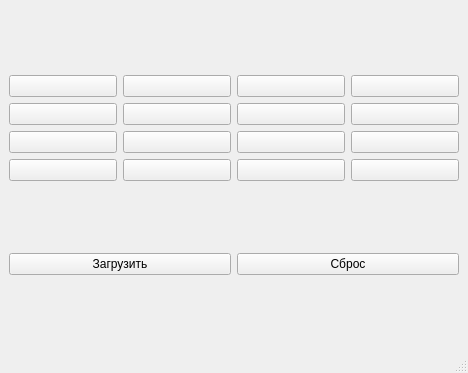
<?xml version="1.0" encoding="UTF-8"?>
<ui version="4.0">
 <class>MainWindow</class>
 <widget class="QMainWindow" name="MainWindow">
  <property name="geometry">
   <rect>
    <x>0</x>
    <y>0</y>
    <width>468</width>
    <height>373</height>
   </rect>
  </property>
  <property name="windowTitle">
   <string>MainWindow</string>
  </property>
  <widget class="QWidget" name="centralwidget">
   <layout class="QGridLayout" name="gridLayout_2">
    <item row="0" column="0" colspan="2">
     <layout class="QGridLayout" name="gridLayout">
      <item row="1" column="1">
       <widget class="QPushButton" name="pushButton_6">
        <property name="text">
         <string/>
        </property>
       </widget>
      </item>
      <item row="0" column="3">
       <widget class="QPushButton" name="pushButton_4">
        <property name="text">
         <string/>
        </property>
       </widget>
      </item>
      <item row="3" column="3">
       <widget class="QPushButton" name="pushButton_16">
        <property name="text">
         <string/>
        </property>
       </widget>
      </item>
      <item row="0" column="1">
       <widget class="QPushButton" name="pushButton_2">
        <property name="text">
         <string/>
        </property>
       </widget>
      </item>
      <item row="3" column="2">
       <widget class="QPushButton" name="pushButton_15">
        <property name="text">
         <string/>
        </property>
       </widget>
      </item>
      <item row="0" column="0">
       <widget class="QPushButton" name="pushButton_1">
        <property name="text">
         <string/>
        </property>
       </widget>
      </item>
      <item row="2" column="0">
       <widget class="QPushButton" name="pushButton_9">
        <property name="text">
         <string/>
        </property>
       </widget>
      </item>
      <item row="3" column="1">
       <widget class="QPushButton" name="pushButton_14">
        <property name="text">
         <string/>
        </property>
       </widget>
      </item>
      <item row="2" column="1">
       <widget class="QPushButton" name="pushButton_10">
        <property name="text">
         <string/>
        </property>
       </widget>
      </item>
      <item row="1" column="3">
       <widget class="QPushButton" name="pushButton_8">
        <property name="text">
         <string/>
        </property>
       </widget>
      </item>
      <item row="3" column="0">
       <widget class="QPushButton" name="pushButton_13">
        <property name="text">
         <string/>
        </property>
       </widget>
      </item>
      <item row="0" column="2">
       <widget class="QPushButton" name="pushButton_3">
        <property name="text">
         <string/>
        </property>
       </widget>
      </item>
      <item row="2" column="3">
       <widget class="QPushButton" name="pushButton_12">
        <property name="text">
         <string/>
        </property>
       </widget>
      </item>
      <item row="2" column="2">
       <widget class="QPushButton" name="pushButton_11">
        <property name="text">
         <string/>
        </property>
       </widget>
      </item>
      <item row="1" column="2">
       <widget class="QPushButton" name="pushButton_7">
        <property name="text">
         <string/>
        </property>
       </widget>
      </item>
      <item row="1" column="0">
       <widget class="QPushButton" name="pushButton_5">
        <property name="text">
         <string/>
        </property>
       </widget>
      </item>
     </layout>
    </item>
    <item row="1" column="0">
     <widget class="QPushButton" name="pushButton_load">
      <property name="text">
       <string>Загрузить</string>
      </property>
     </widget>
    </item>
    <item row="1" column="1">
     <widget class="QPushButton" name="pushButton_clear">
      <property name="text">
       <string>Сброс</string>
      </property>
     </widget>
    </item>
   </layout>
  </widget>
  <widget class="QMenuBar" name="menubar">
   <property name="geometry">
    <rect>
     <x>0</x>
     <y>0</y>
     <width>468</width>
     <height>24</height>
    </rect>
   </property>
  </widget>
  <widget class="QStatusBar" name="statusbar"/>
 </widget>
 <resources/>
 <connections/>
</ui>
